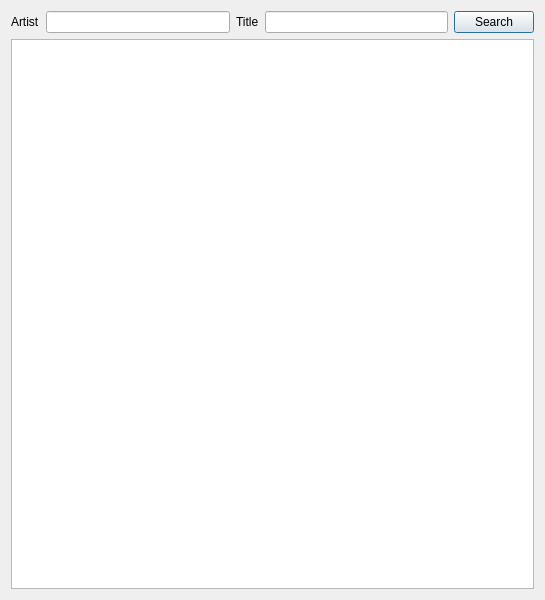
<?xml version="1.0" encoding="UTF-8"?>
<ui version="4.0">
 <class>LyricsDialog</class>
 <widget class="QDialog" name="LyricsDialog">
  <property name="geometry">
   <rect>
    <x>0</x>
    <y>0</y>
    <width>545</width>
    <height>600</height>
   </rect>
  </property>
  <property name="windowTitle">
   <string>Dialog</string>
  </property>
  <layout class="QVBoxLayout" name="verticalLayout">
   <item>
    <layout class="QHBoxLayout" name="horizontalLayout">
     <item>
      <widget class="QLabel" name="label">
       <property name="text">
        <string>Artist</string>
       </property>
       <property name="buddy">
        <cstring>artistEdit</cstring>
       </property>
      </widget>
     </item>
     <item>
      <widget class="QLineEdit" name="artistEdit"/>
     </item>
     <item>
      <widget class="QLabel" name="label_2">
       <property name="text">
        <string>Title</string>
       </property>
       <property name="buddy">
        <cstring>titleEdit</cstring>
       </property>
      </widget>
     </item>
     <item>
      <widget class="QLineEdit" name="titleEdit"/>
     </item>
     <item>
      <widget class="QPushButton" name="searchButton">
       <property name="text">
        <string>Search</string>
       </property>
      </widget>
     </item>
    </layout>
   </item>
   <item>
    <widget class="QTextBrowser" name="lyricsBrowser"/>
   </item>
  </layout>
 </widget>
 <resources/>
 <connections>
  <connection>
   <sender>searchButton</sender>
   <signal>clicked()</signal>
   <receiver>LyricsDialog</receiver>
   <slot>setUserSong()</slot>
   <hints>
    <hint type="sourcelabel">
     <x>510</x>
     <y>20</y>
    </hint>
    <hint type="destinationlabel">
     <x>458</x>
     <y>5</y>
    </hint>
   </hints>
  </connection>
 </connections>
 <slots>
  <slot>setUserSong()</slot>
 </slots>
</ui>
